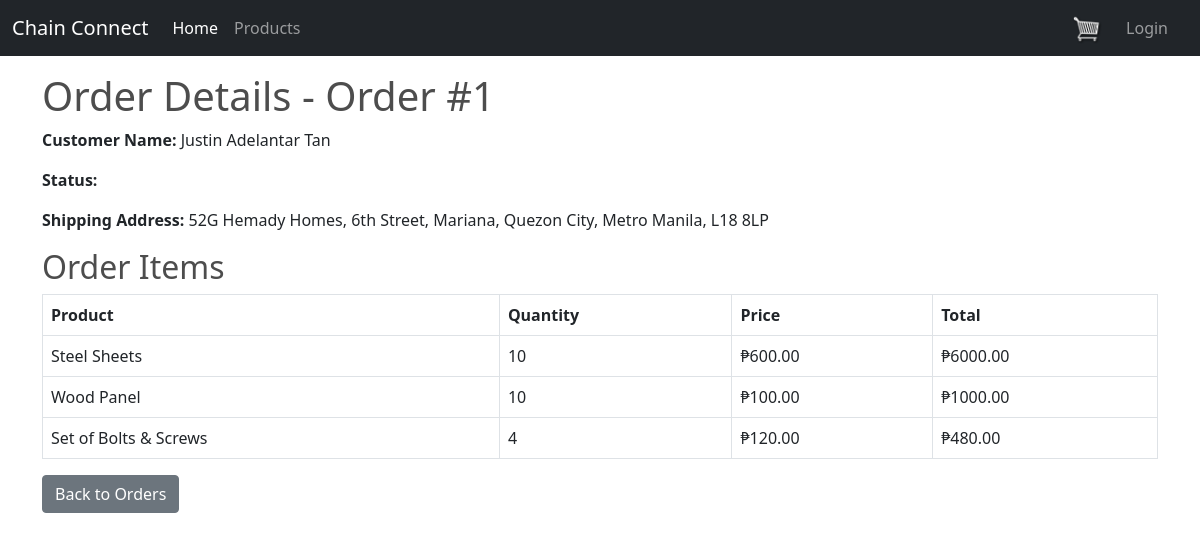
The page /order_detail/1/ on the database its author committed.
### core/models.py (models this page shows, shortened)
class Order(models.Model):
	customer = models.ForeignKey(Customer, on_delete=models.SET_NULL, null=True, blank=True)
	date_ordered = models.DateTimeField(auto_now_add=True)
	complete = models.BooleanField(default=False)
	transaction_id = models.CharField(max_length=100, null=True)

class Customer(models.Model):
	user = models.OneToOneField(User, null=True, blank=True, on_delete=models.CASCADE)
	name = models.CharField(max_length=200, null=True)
	email = models.CharField(max_length=200)

class ShippingAddress(models.Model):
	customer = models.ForeignKey(Customer, on_delete=models.SET_NULL, null=True)
	order = models.ForeignKey(Order, on_delete=models.SET_NULL, null=True)
	address = models.CharField(max_length=200, null=False)
	city = models.CharField(max_length=200, null=False)
	state = models.CharField(max_length=200, null=False)
	zipcode = models.CharField(max_length=200, null=False)
	date_added = models.DateTimeField(auto_now_add=True)

class OrderItem(models.Model):
	product = models.ForeignKey(Product, on_delete=models.SET_NULL, null=True)
	order = models.ForeignKey(Order, on_delete=models.SET_NULL, null=True)
	quantity = models.IntegerField(default=0, null=True, blank=True)
	date_added = models.DateTimeField(auto_now_add=True)
	@property
	def get_total(self):
		total = self.product.price * self.quantity
		return total

class Product(models.Model):
	name = models.CharField(max_length=200)
	price = models.FloatField()
	digital = models.BooleanField(default=False,null=True, blank=True)
	image = models.ImageField(null=True, blank=True)

### core/views.py (the view)
# urls.py: path('order_detail/<int:id>/', orderDetail, name='order_detail'),  # View details of an order
def orderDetail(request, id):
    order = get_object_or_404(Order, id=id)
    shipping_address = ShippingAddress.objects.filter(order=order).first()
    return render(request, 'core/order_detail.html', {
        'order': order,
        'shipping_address': shipping_address,
    })

### core/templates/core/order_detail.html
{% extends 'core/base.html' %}
{% block content %}
    <h1>Order Details - Order #{{ order.id }}</h1>
    <div class="mb-3">
        <strong>Customer Name:</strong> {{ order.customer.name }}
    </div>
    <div class="mb-3">
        <strong>Status:</strong> {{ order.status }}
    </div>
    <div class="mb-3">
        <strong>Shipping Address:</strong>
        {% if shipping_address %}
            {{ shipping_address.address }}, {{ shipping_address.city }},
            {{ shipping_address.state }}, {{ shipping_address.zipcode }}
        {% else %}
            <em>No shipping address available</em>
        {% endif %}
    </div>
    <h2>Order Items</h2>
    <table class="table table-bordered">
        <thead>
            <tr>
                <th>Product</th>
                <th>Quantity</th>
                <th>Price</th>
                <th>Total</th>
            </tr>
        </thead>
        <tbody>
            {% for item in order.orderitem_set.all %}
            <tr>
                <td>{{ item.product.name }}</td>
                <td>{{ item.quantity }}</td>
                <td>₱{{ item.product.price|floatformat:2 }}</td>
                <td>₱{{ item.get_total|floatformat:2 }}</td>
            </tr>
            {% endfor %}
        </tbody>
    </table>
    <a href="{% url 'order_list' %}" class="btn btn-secondary">Back to Orders</a>
{% endblock %}

### static/css/main.css (style rules this page uses)
body { background-color: hsl(0, 0%, 98%); }
h1,h2,h3,h4,h5,h6 { color:hsl(0, 0%, 30%); }
.btn { border-radius: 0; }

### rows shown on the page
Order: id "1", customer.name "Justin Adelantar Tan"
ShippingAddress: address "52G Hemady Homes, 6th Street, Mariana", city "Quezon City", state "Metro Manila", zipcode "L18 8LP"
OrderItem: product.name "Steel Sheets", quantity "10", product.price "600.00", get_total "6000.00"
OrderItem: product.name "Wood Panel", quantity "10", product.price "100.00", get_total "1000.00"
OrderItem: product.name "Set of Bolts & Screws", quantity "4", product.price "120.00", get_total "480.00"
